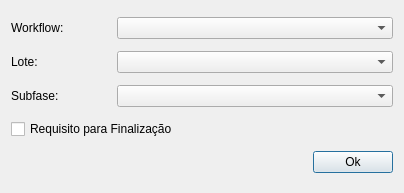
<?xml version="1.0" encoding="UTF-8"?>
<ui version="4.0">
 <class>Dialog</class>
 <widget class="QDialog" name="Dialog">
  <property name="geometry">
   <rect>
    <x>0</x>
    <y>0</y>
    <width>404</width>
    <height>193</height>
   </rect>
  </property>
  <property name="windowTitle">
   <string>Adicionar Perfil de Modelo</string>
  </property>
  <layout class="QGridLayout" name="gridLayout">
   <item row="0" column="0">
    <layout class="QHBoxLayout" name="horizontalLayout_2">
     <item>
      <widget class="QLabel" name="label_2">
       <property name="sizePolicy">
        <sizepolicy hsizetype="Minimum" vsizetype="Fixed">
         <horstretch>0</horstretch>
         <verstretch>0</verstretch>
        </sizepolicy>
       </property>
       <property name="minimumSize">
        <size>
         <width>100</width>
         <height>0</height>
        </size>
       </property>
       <property name="maximumSize">
        <size>
         <width>100</width>
         <height>16777215</height>
        </size>
       </property>
       <property name="text">
        <string>Workflow:</string>
       </property>
      </widget>
     </item>
     <item>
      <widget class="QComboBox" name="workflowCb"/>
     </item>
    </layout>
   </item>
   <item row="3" column="0">
    <widget class="QCheckBox" name="completionCkb">
     <property name="text">
      <string>Requisito para Finalização</string>
     </property>
    </widget>
   </item>
   <item row="1" column="0">
    <layout class="QHBoxLayout" name="horizontalLayout_7">
     <item>
      <widget class="QLabel" name="label_7">
       <property name="sizePolicy">
        <sizepolicy hsizetype="Minimum" vsizetype="Fixed">
         <horstretch>0</horstretch>
         <verstretch>0</verstretch>
        </sizepolicy>
       </property>
       <property name="minimumSize">
        <size>
         <width>100</width>
         <height>0</height>
        </size>
       </property>
       <property name="maximumSize">
        <size>
         <width>100</width>
         <height>16777215</height>
        </size>
       </property>
       <property name="text">
        <string>Lote:</string>
       </property>
      </widget>
     </item>
     <item>
      <widget class="QComboBox" name="lotCb"/>
     </item>
    </layout>
   </item>
   <item row="4" column="0">
    <layout class="QHBoxLayout" name="horizontalLayout">
     <item>
      <spacer name="horizontalSpacer">
       <property name="orientation">
        <enum>Qt::Horizontal</enum>
       </property>
       <property name="sizeHint" stdset="0">
        <size>
         <width>343</width>
         <height>20</height>
        </size>
       </property>
      </spacer>
     </item>
     <item>
      <widget class="QPushButton" name="okBtn">
       <property name="text">
        <string>Ok</string>
       </property>
      </widget>
     </item>
    </layout>
   </item>
   <item row="2" column="0">
    <layout class="QHBoxLayout" name="horizontalLayout_3">
     <item>
      <widget class="QLabel" name="label_3">
       <property name="sizePolicy">
        <sizepolicy hsizetype="Minimum" vsizetype="Fixed">
         <horstretch>0</horstretch>
         <verstretch>0</verstretch>
        </sizepolicy>
       </property>
       <property name="minimumSize">
        <size>
         <width>100</width>
         <height>0</height>
        </size>
       </property>
       <property name="maximumSize">
        <size>
         <width>100</width>
         <height>16777215</height>
        </size>
       </property>
       <property name="text">
        <string>Subfase:</string>
       </property>
      </widget>
     </item>
     <item>
      <widget class="QComboBox" name="subphaseCb"/>
     </item>
    </layout>
   </item>
  </layout>
 </widget>
 <tabstops>
  <tabstop>okBtn</tabstop>
 </tabstops>
 <resources/>
 <connections/>
</ui>
